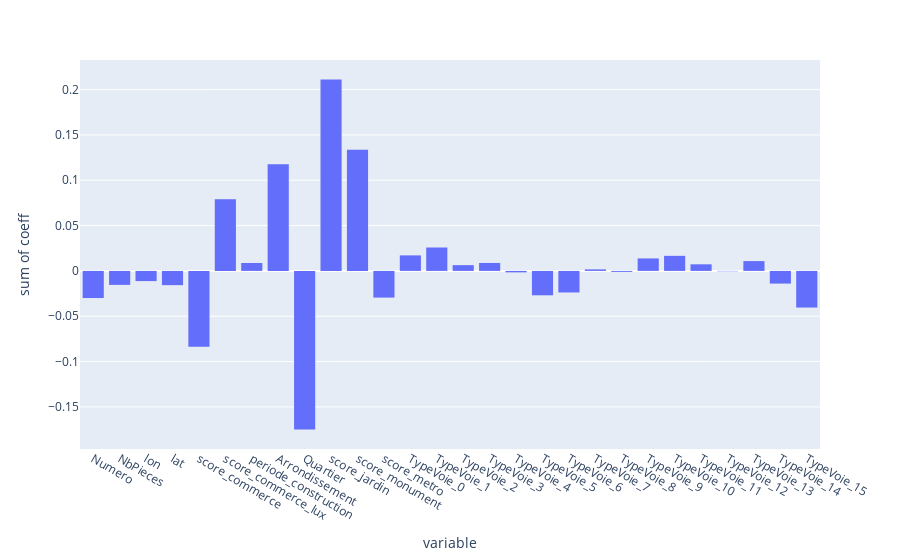

Write notebook code for a chart like this one.
### Code cell
px.histogram(pd.DataFrame([
    (X.columns[i], lin_reg.coef_[0][i]) for i in range(28)
                    ]).T.rename(index = {0 : 'variable', 1 : 'coeff'}).T, x = 'variable', y = 'coeff'
            ).show()

print('MSE :', mean_squared_error(y_test, y_pred))

### Figure 1 — Plotly figure (JSON) as saved in the notebook; plotly's stock layout.template omitted (floating-point values rounded to 4 significant figures)
{"data": [{"alignmentgroup": "True", "bingroup": "x", "histfunc": "sum", "hovertemplate": "variable=%{x}<br>sum of coeff=%{y}<extra></extra>", "legendgroup": "", "marker": {"color": "#636efa"}, "name": "", "offsetgroup": "", "orientation": "v", "showlegend": false, "type": "histogram", "x": ["Numero", "NbPieces", "lon", "lat", "score_commerce", "score_commerce_lux", "periode_construction", "Arrondissement", "Quartier", "score_jardin", "score_monument", "score_metro", "TypeVoie_0", "TypeVoie_1", "TypeVoie_2", "TypeVoie_3", "TypeVoie_4", "TypeVoie_5", "TypeVoie_6", "TypeVoie_7", "TypeVoie_8", "TypeVoie_9", "TypeVoie_10", "TypeVoie_11", "TypeVoie_12", "TypeVoie_13", "TypeVoie_14", "TypeVoie_15"], "xaxis": "x", "y": [-0.02993, -0.01542, -0.01124, -0.01571, -0.08366, 0.07917, 0.008749, 0.1176, -0.175, 0.2112, 0.1336, -0.02944, 0.01713, 0.02583, 0.006348, 0.008768, -0.001592, -0.02693, -0.02379, 0.001672, -0.001074, 0.01376, 0.01662, 0.007277, -0.0004076, 0.01082, -0.01399, -0.04044], "yaxis": "y"}], "layout": {"barmode": "relative", "legend": {"tracegroupgap": 0}, "margin": {"t": 60}, "xaxis": {"anchor": "y", "domain": [0, 1], "title": {"text": "variable"}}, "yaxis": {"anchor": "x", "domain": [0, 1], "title": {"text": "sum of coeff"}}}}
